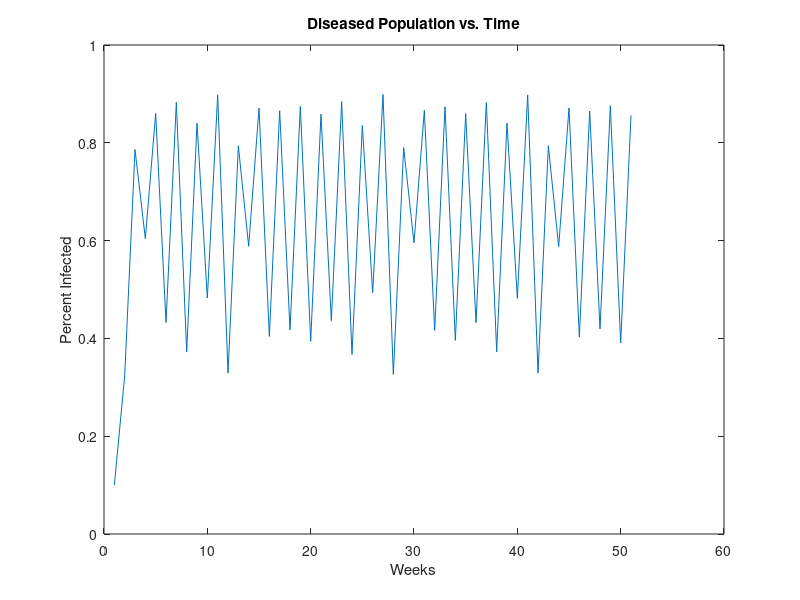

The MATLAB script that drew this image:
%x is proportion of infected population (from 0 to 1)
%t = transmission rate - if t=3 and x(n)=.2, then x(n+1) will equal .6
%s = disease survival rate - 
%x(n+1) = x(n) * t

%P is some factor of t and s
%x(n+1) = P * x(n) * (1-x(n))
clear all;


%for p=4
    p=3.6
    h(1) = .1;
    for g=1:50
        h(g+1) = p * h(g) * (1-h(g)) - .001;
        %p=3*rand + 1;
    end
    %figure();
    
    plot(h)
    xlabel("Weeks");
    ylabel("Percent Infected");
    title("Diseased Population vs. Time");
    hold on
    

%end


